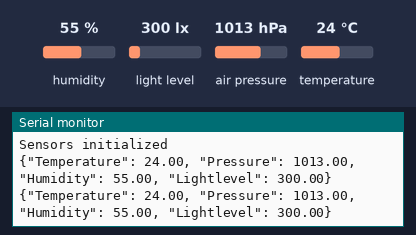
Bench run of a sketch on a simulated ESP32. On the bench: the last lines printed to the serial monitor. The test bench sets the inputs (shaded band); at power-on: humidity 55 %, light level 300 lx, air pressure 1013 hPa, temperature 24 °C. WiFi joins after 1.5 s; servers stay silent unless stated.

Above: at 3.7 s.
3.8 s: humidity set to 22 %
At 5.1 s:
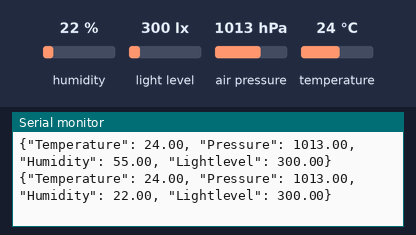
5.3 s: light level set to 40 lx
At 6.3 s:
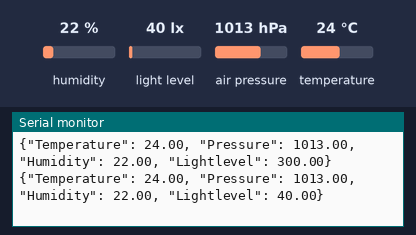
6.8 s: air pressure set to 952 hPa
At 8.1 s:
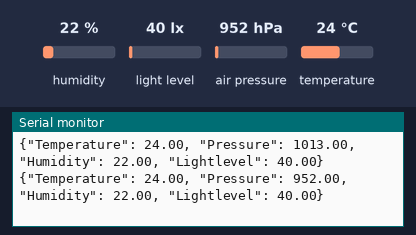
8.3 s: temperature set to 12 °C
At 9.4 s:
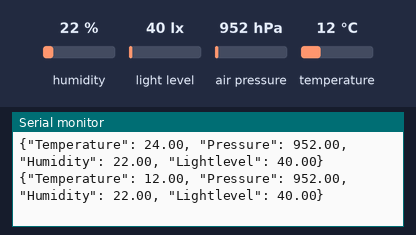

Measured:
- after the input at 3.8 s, the serial monitor: prints a new line after 0.72 s (image 1)
- after the input at 5.3 s, the serial monitor: prints a new line after 0.23 s (image 2)
- after the input at 6.8 s, the serial monitor: prints a new line after 0.74 s (image 3)
- after the input at 8.3 s, the serial monitor: prints a new line after 0.25 s (image 4)

The sketch:

dataAnalysisESP32.ino
```cpp
#include <WiFi.h>
#include <WiFiUdp.h>
#include <Wire.h>
#include <Adafruit_BME280.h>
#include <BH1750.h>

const char* wifiSSID = ""; //make sure to remove and put placeholders!!!
const char* wifiPassword = "";   //make sure to remove and put placeholders!!!
const char* destinationIp = "";   //make sure to remove and put placeholders!!!
const unsigned int destinationPort = 4210;   //make sure to remove and put placeholders!!!???

Adafruit_BME280 bme;
BH1750 lightMeter;
WiFiUDP Udp;
unsigned long lastSend = 0;
const unsigned long sendIntervalMs = 1000;

void setup() {
  Serial.begin(115200);
  delay(1000);
  Serial.println("System starting");

  Wire.begin();
  WiFi.begin(wifiSSID, wifiPassword);
  Serial.println("Connecting to WiFi");
  unsigned long start = millis();
  while (WiFi.status() != WL_CONNECTED) {
    delay(500);
    if (millis() - start > 5000) {
      Serial.println("WiFi connection failed - restarting in 3s");
      delay(3000);
      ESP.restart();
    }
  }
  Serial.println("WiFi connected");

  bme.begin(0x76);
  lightMeter.begin(BH1750::CONTINUOUS_HIGH_RES_MODE);
  Serial.println("Sensors initialized");
}

void loop() {
  unsigned long now = millis();
  if (now - lastSend >= sendIntervalMs) {
    lastSend = now;
    float temperature = bme.readTemperature();
    float pressure = bme.readPressure() / 100.0F;
    float humidity = bme.readHumidity();
    float lightLevel = lightMeter.readLightLevel();

    String json = "{";
    json += "\"Temperature\": " + String(temperature, 2) + ", ";
    json += "\"Pressure\": " + String(pressure, 2) + ", ";
    json += "\"Humidity\": " + String(humidity, 2) + ", ";
    json += "\"Lightlevel\": " + String(lightLevel, 2);
    json += "}";

    Udp.beginPacket(destinationIp, destinationPort);
    Udp.print(json);
    Udp.endPacket();

    Serial.println(json);
  }

  //Testing
  //Serial.print("Temp: "); Serial.print(temperature); Serial.print(" °C | ");
  //Serial.print("Humidity: "); Serial.print(humidity); Serial.print("% | ");
  //Serial.print("Pressure: "); Serial.print(pressure); Serial.print(" hPa | ");
  //Serial.print("Light: "); Serial.print(lightLevel); Serial.println("%");

  delay(1000);
}
```
